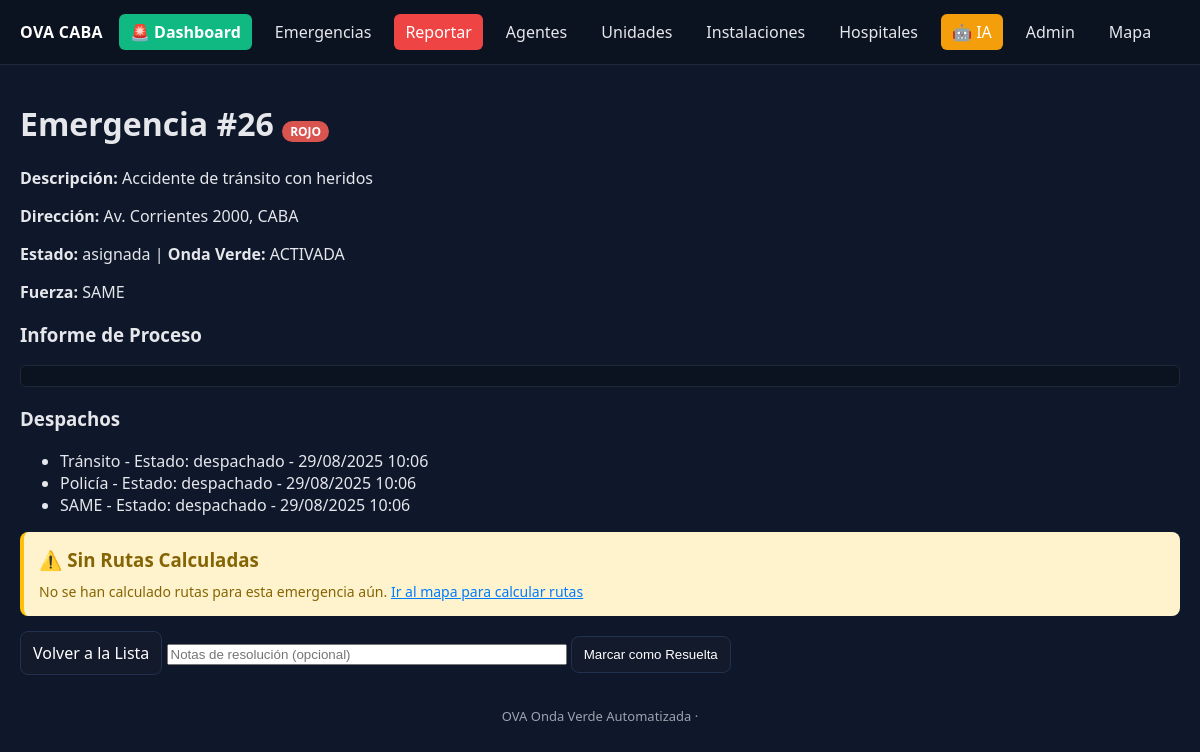
The app's page /detalle/26/, older data.
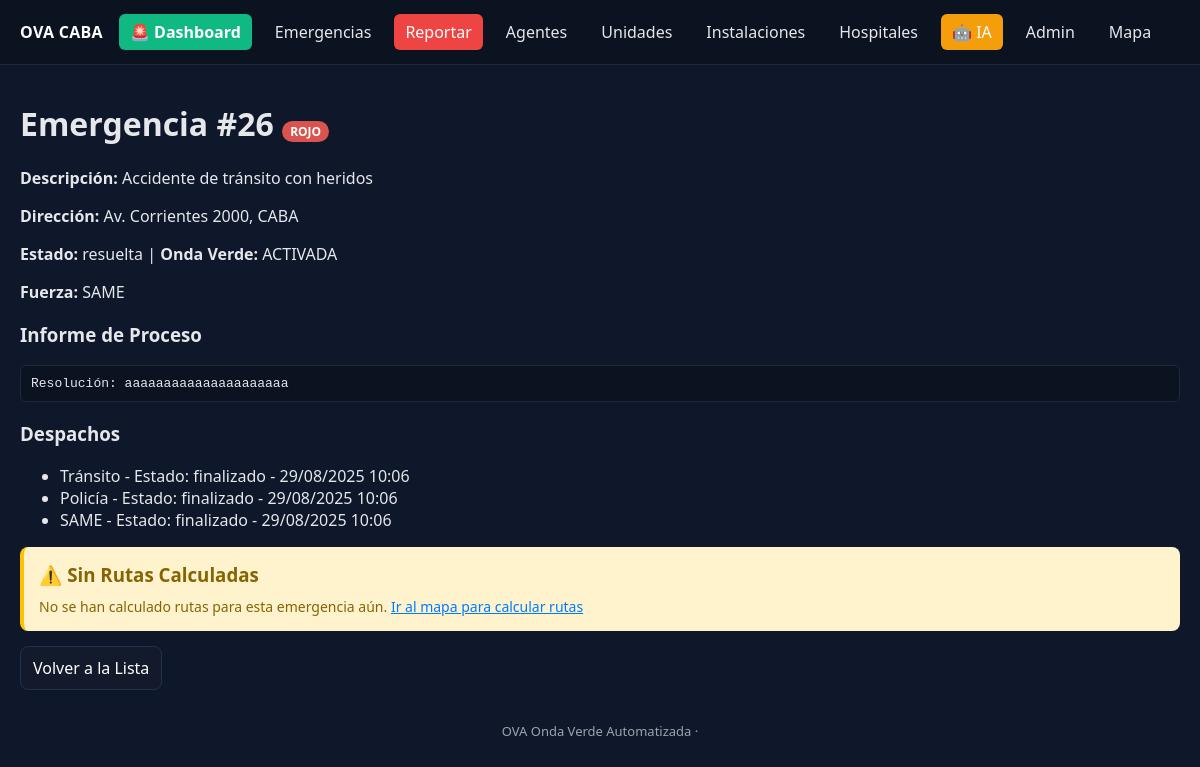
The same page, newer data.
### core/models.py (models this page shows, shortened)
class Emergency(models.Model):
    CODE_CHOICES = [
        ('rojo', 'Rojo - Crítica'),
        ('amarillo', 'Amarillo - Urgente'),
        ('verde', 'Verde - Leve'),
    ]
    STATUS_CHOICES = [
        ('pendiente', 'Pendiente'),
        ('asignada', 'Asignada'),
        ('resuelta', 'Resuelta'),
    ]
    code = models.CharField(max_length=50, choices=CODE_CHOICES, blank=True, verbose_name='Código')
    priority = models.IntegerField(default=0, verbose_name='Prioridad')
    description = models.TextField(verbose_name='Descripción')
    address = models.CharField(max_length=255, blank=True, verbose_name='Dirección')
    location_lat = models.FloatField(null=True, blank=True, verbose_name='Latitud')
    location_lon = models.FloatField(null=True, blank=True, verbose_name='Longitud')
    status = models.CharField(max_length=50, choices=STATUS_CHOICES, default='pendiente', verbose_name='Estado')
    assigned_force = models.ForeignKey('Force', on_delete=models.SET_NULL, null=True, blank=True, verbose_name='Fuerza Asignada')
    assigned_vehicle = models.ForeignKey('Vehicle', on_delete=models.SET_NULL, null=True, blank=True, verbose_name='Vehículo Asignado')
    onda_verde = models.BooleanField(default=False, verbose_name='Onda Verde')
    reported_at = models.DateTimeField(default=timezone.now, verbose_name='Reportado en')
    resolved_at = models.DateTimeField(null=True, blank=True, verbose_name='Resuelto en')
    resolution_notes = models.TextField(blank=True, verbose_name='Notas de Resolución')
    ai_response = models.TextField(blank=True, verbose_name='Respuesta IA')
    class Meta:
        verbose_name = 'Emergencia'
        verbose_name_plural = 'Emergencias'

class EmergencyDispatch(models.Model):
    STATUS_CHOICES = [
        ('despachado','Despachado'),
        ('en_ruta','En ruta'),
        ('en_escena','En escena'),
        ('finalizado','Finalizado'),
    ]
    emergency = models.ForeignKey(Emergency, on_delete=models.CASCADE, related_name='dispatches', verbose_name='Emergencia')
    force = models.ForeignKey(Force, on_delete=models.CASCADE, verbose_name='Fuerza')
    vehicle = models.ForeignKey(Vehicle, on_delete=models.SET_NULL, null=True, blank=True, verbose_name='Vehículo')
    status = models.CharField(max_length=20, choices=STATUS_CHOICES, default='despachado', verbose_name='Estado')
    created_at = models.DateTimeField(default=timezone.now, verbose_name='Creado en')
    class Meta:
        verbose_name = 'Despacho'
        verbose_name_plural = 'Despachos'

class Force(models.Model):
    name = models.CharField(max_length=100, unique=True, verbose_name='Nombre')  # e.g., 'Bomberos', 'SAME', 'Policía', 'Tránsito'
    contact_info = models.TextField(blank=True, verbose_name='Información de Contacto')
    created_at = models.DateTimeField(default=timezone.now, verbose_name='Creado en')
    class Meta:
        verbose_name = 'Fuerza'
        verbose_name_plural = 'Fuerzas'

### core/views.py (the view)
# urls.py: path('detalle/<int:pk>/', emergency_detail, name='emergency_detail'),
def emergency_detail(request, pk):
    emergency = get_object_or_404(Emergency, pk=pk)
    calculated_routes = CalculatedRoute.objects.filter(emergency=emergency).order_by('priority_score', 'distance_km')
    context = {
        'emergency': emergency,
        'calculated_routes': calculated_routes,
    }
    return render(request, 'core/emergency_detail.html', context)

### core/templates/core/emergency_detail.html (shortened to what the changed rows need)
{% extends 'core/base.html' %}
{% block content %}
    <h1>Emergencia #{{ emergency.id }} <span class="tag {{ emergency.code }}">{{ emergency.code|upper }}</span></h1>
    <p><strong>Descripción:</strong> {{ emergency.description }}</p>
    <p><strong>Dirección:</strong> {{ emergency.address }}</p>
    <p><strong>Estado:</strong> {{ emergency.status }} {% if emergency.onda_verde %} | <strong>Onda Verde:</strong> ACTIVADA{% endif %}</p>
    {% if emergency.assigned_force %}
        <p><strong>Fuerza:</strong> {{ emergency.assigned_force.name }} {% if emergency.assigned_vehicle %} | <strong>Vehículo:</strong> {{ emergency.assigned_vehicle.type }}{% endif %}</p>
    {% endif %}
    <h3>Informe de Proceso</h3>
    <pre>{{ emergency.resolution_notes }}</pre>
    {% if emergency.dispatches.all %}
    <h3>Despachos</h3>
    <ul>
        {% for d in emergency.dispatches.all %}
            <li>{{ d.force.name }} {% if d.vehicle %}- Vehículo: {{ d.vehicle.type }}{% endif %} - Estado: {{ d.status }} - {{ d.created_at|date:"d/m/Y H:i" }}</li>
        {% endfor %}
    </ul>
    {% endif %}
    {% if calculated_routes %}
    <h3>🚗 Rutas Calculadas</h3>
    <div style="background: #f8f9fa; padding: 15px; border-radius: 8px; border-left: 4px solid #007bff;">
        <p style="margin: 0 0 10px 0; color: #6c757d; font-size: 14px;">
            Las siguientes rutas fueron calculadas automáticamente para esta emergencia:
        </p>
        {% for route in calculated_routes %}
        <div style="background: white; margin: 10px 0; padding: 12px; border-radius: 6px; border-left: 3px solid
            {% if forloop.counter == 1 %}#dc3545{% elif forloop.counter == 2 %}#fd7e14{% else %}#28a745{% endif %};">
            <div style="display: flex; justify-content: space-between; align-items: center; margin-bottom: 8px;">
                <div style="font-weight: bold; color: #495057;">
                    {% if forloop.counter == 1 %}🚨 RUTA ÓPTIMA{% elif forloop.counter == 2 %}⚡ RUTA RÁPIDA{% else %}🛡️ BACKUP {{ forloop.counter }}{% endif %}
                    - {{ route.resource_type }}
                </div>
                <span class="tag {% if route.status == 'activa' %}verde{% elif route.status == 'completada' %}amarillo{% else %}rojo{% endif %}">
                    {{ route.status|upper }}
                </span>
            </div>
            <div style="display: grid; grid-template-columns: repeat(auto-fit, minmax(120px, 1fr)); gap: 10px; font-size: 13px; color: #6c757d;">
                <div><strong>📏 Distancia:</strong> {{ route.distance_km|floatformat:1 }} km</div>
                <div><strong>⏱️ Tiempo:</strong> {{ route.estimated_time_minutes|floatformat:1 }} min</div>
                <div><strong>📊 Score:</strong> {{ route.priority_score|floatformat:1 }}</div>
                <div><strong>📅 Calculado:</strong> {{ route.calculated_at|date:"d/m H:i" }}</div>
            </div>
            {% if route.completed_at %}
            <div style="margin-top: 8px; padding: 6px; background: #d4edda; border-radius: 4px; font-size: 12px; color: #155724;">
                ✅ Completado: {{ route.completed_at|date:"d/m/Y H:i" }}
            </div>
            {% endif %}
        </div>
        {% endfor %}
        {% if emergency.status == 'resuelta' %}
        <div style="margin-top: 15px; padding: 10px; background: #d4edda; border-radius: 4px; border-left: 4px solid #28a745;">
            <strong style="color: #155724;">✅ EMERGENCIA RESUELTA</strong>
            <p style="margin: 5px 0 0 0; color: #155724; font-size: 14px;">
                Las rutas se han marcado automáticamente como completadas.
            </p>
        </div>
        {% endif %}
    </div>
    {% else %}
    <div style="background: #fff3cd; padding: 15px; border-radius: 8px; border-left: 4px solid #ffc107; margin: 15px 0;">
        <h3 style="margin: 0 0 10px 0; color: #856404;">⚠️ Sin Rutas Calculadas</h3>
        <p style="margin: 0; color: #856404; font-size: 14px;">
        </p>
    </div>
    {% endif %}
    <div class="actions">
        <a class="btn" href="{% url 'emergency_list' %}">Volver a la Lista</a>
        {% if emergency.status != 'resuelta' %}
        <form method="post" action="{% url 'resolve_emergency' emergency.id %}" style="display:inline;">
            <input type="text" name="notas" placeholder="Notas de resolución (opcional)" style="width: 400px;">
            <button class="btn" type="submit">Marcar como Resuelta</button>
        </form>
        {% endif %}
    </div>
{% endblock %}

Row changes from the older to the newer data that the page shows:
changed Emergency "Accidente de tránsito con heridos": status "asignada" → "resuelta"; resolution_notes (not shown) → "Resolución: aaaaaaaaaaaaaaaaaaaaa"
changed EmergencyDispatch "Tránsito": status "despachado" → "finalizado"
changed EmergencyDispatch "Policía": status "despachado" → "finalizado"
changed EmergencyDispatch "SAME": status "despachado" → "finalizado"
Text that changed along with them:
text no longer shown: "Marcar como Resuelta"
